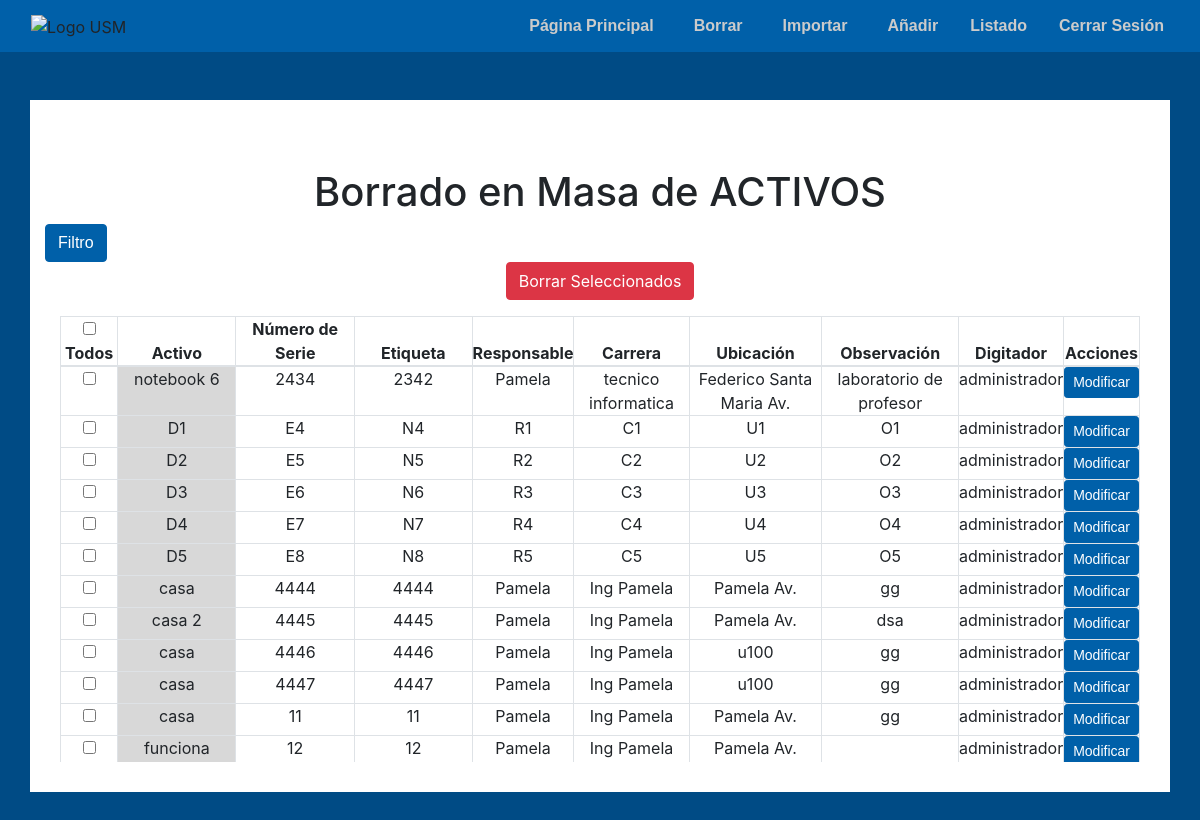
The app's page /borrar/ (signed in), older data.
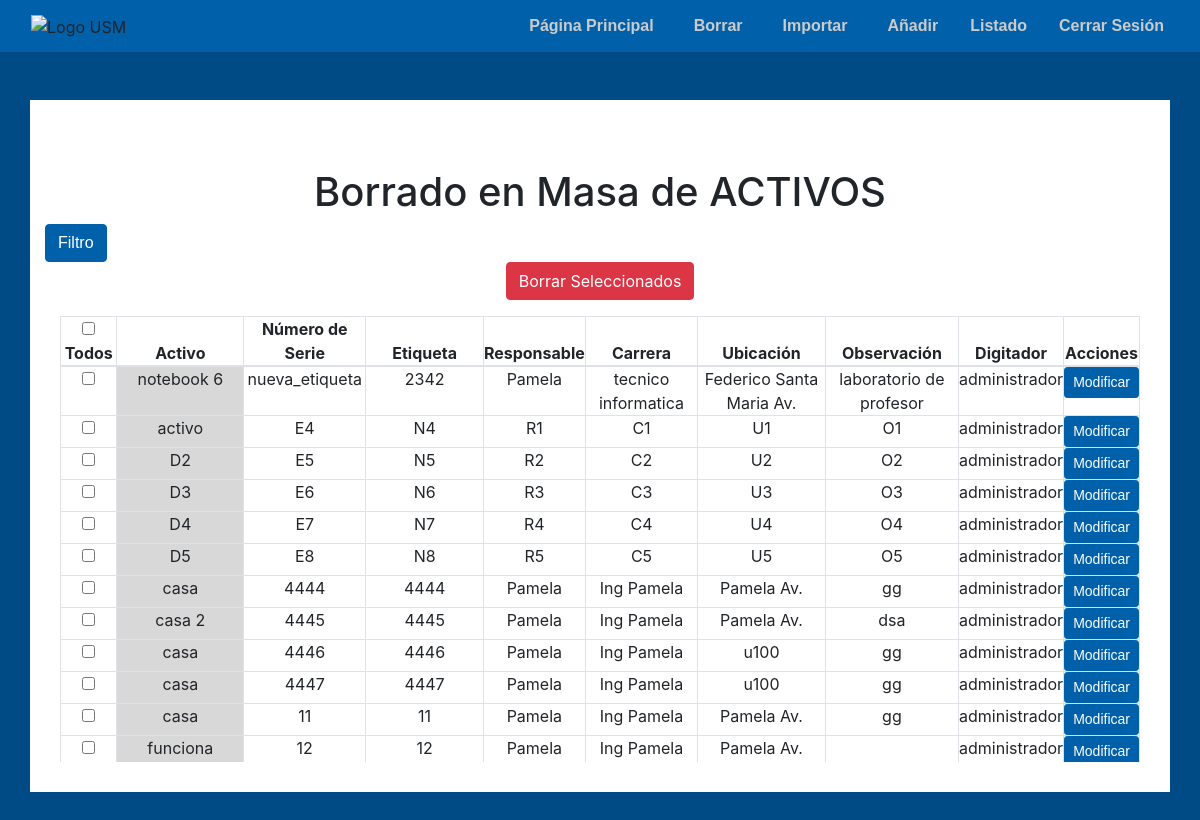
The same page, newer data.
### core/models.py (models this page shows, shortened)
class Inventario(models.Model):
    Etiqueta = models.CharField(max_length=50)
    Numero_Serie = models.CharField(max_length=50)
    Descripcion_Equipamiento = models.CharField(max_length=50)
    Responsable = models.CharField(max_length=50)
    Carrera = models.CharField(max_length=50)
    Ubicacion = models.CharField(max_length=50)
    Observacion=models.CharField(max_length=50)
    Digitador=models.CharField(max_length=50)

### core/views.py (the view)
# urls.py: path('borrar/', borrar_activos, name='borrar_activos'),
def borrar_activos(request):
    if request.user.is_authenticated:
        termino_busqueda = request.GET.get('buscar', '')
        responsable = request.GET.get('Responsable', None)
        carrera = request.GET.get('Carrera', None)
        ubicacion = request.GET.get('Ubicacion', None)
        listado = filtrar_datos(request, termino_busqueda, responsable, carrera, ubicacion)
        responsables = Responsable.objects.all()
        carreras = Carrera.objects.all()
        ubicaciones = Ubicacion.objects.all()
        context = {
            'responsables': responsables,
            'carreras': carreras,
            'ubicaciones': ubicaciones,
            'termino_busqueda': termino_busqueda,
            'responsable_seleccionado': responsable,
            'carrera_seleccionada': carrera,
            'ubicacion_seleccionada': ubicacion,
            'listado': listado,
            'user': request.user,
        }
        return render(request, 'core/borrar.html', context)
    else:
        return redirect('/login/')

### core/views.py (called while the page is built, shortened)
def filtrar_datos(request, termino_busqueda, responsable=None, carrera=None, ubicacion=None):
    queryset = Inventario.objects.all()
    if responsable:
        queryset = queryset.filter(Responsable__icontains=responsable)
    if carrera:
        queryset = queryset.filter(Carrera__icontains=carrera)
    if ubicacion:
        queryset = queryset.filter(Ubicacion__icontains=ubicacion)
    return queryset

### core/templates/core/borrar.html (shortened to what the changed rows need)
<!DOCTYPE html>
<html lang="es">
<head>
    <link rel="stylesheet" href="https://stackpath.bootstrapcdn.com/bootstrap/4.5.2/css/bootstrap.min.css">
    <link rel="stylesheet" href="https://cdnjs.cloudflare.com/ajax/libs/font-awesome/5.15.4/css/all.min.css">
    <head>
        <link rel="stylesheet" href="https://cdnjs.cloudflare.com/ajax/libs/font-awesome/6.0.0-beta3/css/all.min.css">
    </head>
</head>
<body class="fondo">
    {% if user.is_authenticated %}
<div class="container mt-5 contenido-principal">
    <div class="column mt-5"><h1 class="text-center">Borrado en Masa de ACTIVOS</h1></div>
    <div class="container text-center">
        <div class="row">
            <div class="col">
                <div data-bs-spy="scroll" data-bs-target="#simple-list-example" data-bs-offset="0" data-bs-smooth-scroll="true" class="scrollspy-example full-height" tabindex="0">
                    <form id="borrarForm" method="post" action="{% url 'borrar_masivo' %}">
                        <div class="table-responsive">
                            <table class="table table-bordered table-hover">
                                <thead>
                                    <tr>
                                        <th>
                                            <input type="checkbox" id="checkTodos" onclick="seleccionarTodos(this)"> Todos
                                        </th>
                                        <th>Activo</th>
                                        <th>Número de Serie</th>
                                        <th>Etiqueta</th>
                                        <th>Responsable</th>
                                        <th>Carrera</th>
                                        <th>Ubicación</th>
                                        <th>Observación</th>
                                        <th>Digitador</th>
                                        <th>Acciones</th>
                                    </tr>
                                </thead>
                                <tbody>
                                    {% for item in listado %}
                                    <tr>
                                        <td>
                                            <input type="checkbox" name="activos_seleccionados" value="{{ item.id }}">
                                        </td>
                                        <td style="background-color: rgb(216, 216, 216);">{{ item.Descripcion_Equipamiento }}</td>
                                        <td>{{ item.Etiqueta }}</td>
                                        <td>{{ item.Numero_Serie }}</td>
                                        <td>{{ item.Responsable }}</td>
                                        <td>{{ item.Carrera }}</td>
                                        <td>{{ item.Ubicacion }}</td>
                                        <td>{{ item.Observacion }}</td>
                                        <td>{{ item.Digitador }}</td>
                                        <td class="text-center">
                                            <button class="btn btn-primary btn-sm" onclick="abrirModalModificar({{ item.id }}, '{{ item.Etiqueta }}', '{{ item.Numero_Serie }}', '{{ item.Descripcion_Equipamiento }}', '{{ item.Responsable }}', '{{ item.Carrera }}', '{{ item.Ubicacion }}', '{{ item.Observacion }}', '{{ item.Digitador }}')">Modificar</button>
                                        </td>
                                    </tr>
                                    {% endfor %}
                                </tbody>
                            </table>
                        </div>
                    </form>
                </div>
            </div>
        </div>
    </div>
</div>
        <link href="https://cdnjs.cloudflare.com/ajax/libs/bootstrap-icons/1.10.0/bootstrap-icons.min.css" rel="stylesheet">
    {% endif %}
</body>
</html>

Row changes from the older to the newer data that the page shows:
changed Inventario "notebook 6": Etiqueta "2434" → "nueva_etiqueta"
changed Inventario: Descripcion_Equipamiento "D1" → "activo"
